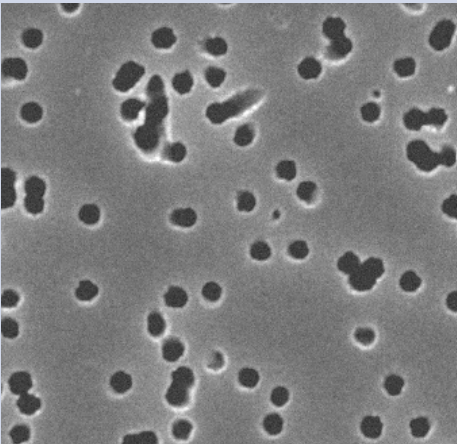
#> input picture DIP - assignments/Assignment 1/aaaa.png, 457 x 444 px, given in place of coffee.jpg, which was not available
$ jupyter execute 'DIP_PA1_[2686040].ipynb'   (shell and % lines are left out)   (older library calls are emulated)   (text cells are left out)
#> lines starting #> are read from the running program, lines starting #| are printed output that depends on the picture; pictures that were not available may be replaced by others from this repository, and a replacement may not be noted
[cell 1]
from __future__ import print_function, division   # Python 2/3 compatibility
from skimage import io, img_as_ubyte              # utilities to read and write images in various formats
import numpy as np                                # array manipulation package
import matplotlib.pylab as plt                    # plotting package
plt.rcParams['figure.figsize'] = (16, 16)         # set default figure size
plt.rcParams['image.cmap'] = 'gray'               # set default colormap to gray

[cell 2]
# read the test images
coffee = (io.imread('coffee.jpg', as_gray=True) )
#> coffee: shape (444, 457) float64; min 0.169, max 0.996, mean 0.491
coffee = img_as_ubyte(coffee)
pout = io.imread('pout.tif')
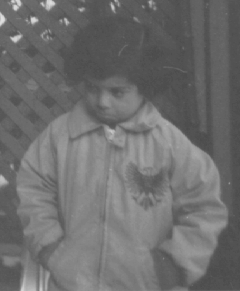
#> input picture DIP - assignments/Assignment 1/pout.tif, 240 x 291 px
#> pout is the input picture: shape (291, 240); min 74, max 224, mean 110.3

# display the images and their histograms in the same figure
fig, ax = plt.subplots(figsize=(16,16), nrows=2, ncols=2)
ax[0,0].imshow(coffee)
ax[0,0].axis('off')
ax[0,1].hist(coffee.ravel())

ax[1,0].imshow(pout)
ax[1,0].axis('off')
ax[1,1].hist(pout.ravel())

fig.tight_layout()
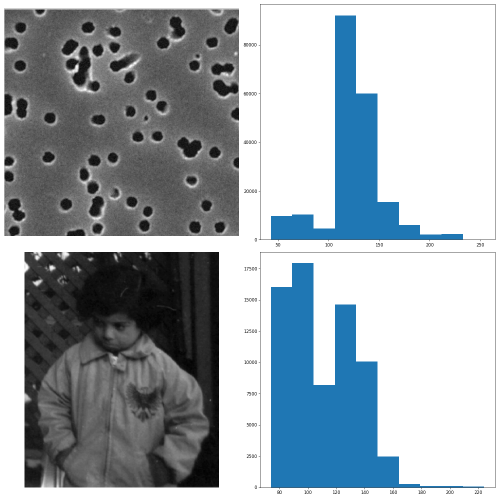
#> figure drawn by matplotlib, 4 panels; panel 2: tallest bar 92060 high, from x = 106.3 to 127.4; panel 4: tallest bar 17940 high, from x = 89 to 104

[cell 3]
from skimage import exposure
from skimage import img_as_ubyte

# perform histogram equalization and convert data type from 'float64' back to 'uint8' after histogram equalization
coffee1 = exposure.equalize_hist(coffee)
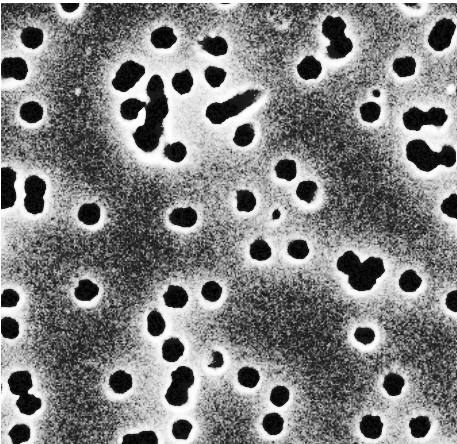
#> coffee1: shape (444, 457) float64; min 9.86e-06, max 1, mean 0.509
pout1 = exposure.equalize_hist(pout)
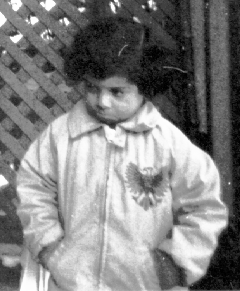
#> pout1: shape (291, 240) float64; min 2.86e-05, max 1, mean 0.511
coffeeh = img_as_ubyte(coffee1)
pouth = img_as_ubyte(pout1)

# display resulting images and their histograms in the same figure
fig, ax = plt.subplots(figsize=(16,16), nrows=2, ncols=2)
ax[0,0].imshow(coffeeh)
ax[0,0].axis('off')
ax[0,1].hist(coffeeh.ravel())

ax[1,0].imshow(pouth)
ax[1,0].axis('off')
ax[1,1].hist(pouth.ravel())

fig.tight_layout()
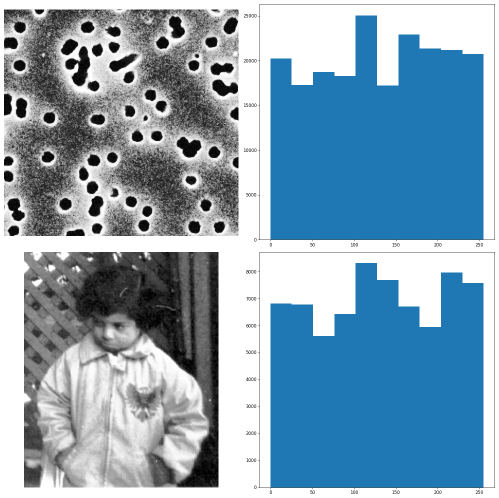
#> figure drawn by matplotlib, 4 panels; panel 2: tallest bar 25044 high, from x = 102 to 127.5; panel 4: tallest bar 8315 high, from x = 102 to 127.5

[cell 4]
# find the 1st and 99th percentiles of each image
c1, c2 = np.percentile(coffee, (1,99))
#> c1 = 58; c2 = 216
p1, p2 = np.percentile(pout,(1,99))
#> p1 = 78; p2 = 161
# rescale the intensities of both images to full 'uint8' range [0, 255] based on their 1st and 99th percentiles
coffees = exposure.rescale_intensity(coffee, in_range=(c1, c2)).astype(np.uint8)
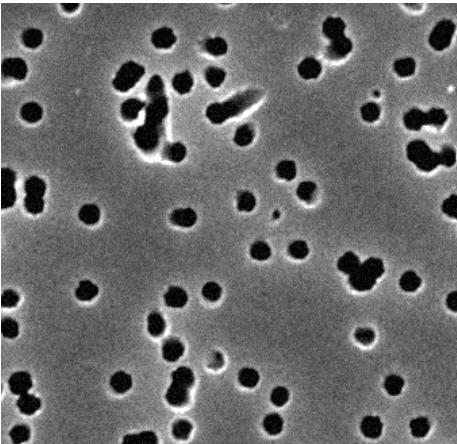
#> coffees: shape (444, 457); min 0, max 255, mean 107.8
pouts = exposure.rescale_intensity(pout, in_range=(p1, p2)).astype(np.uint8)
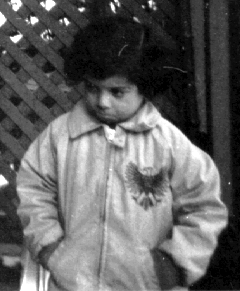
#> pouts: shape (291, 240); min 0, max 255, mean 98.2
# display resulting images and their histograms
fig, ax = plt.subplots(figsize=(16,16), nrows=2, ncols=2)
ax[0,0].imshow(coffees)
ax[0,0].axis('off')
ax[0,1].hist(coffees.ravel())

ax[1,0].imshow(pouts)
ax[1,0].axis('off')
ax[1,1].hist(pouts.ravel())

fig.tight_layout()
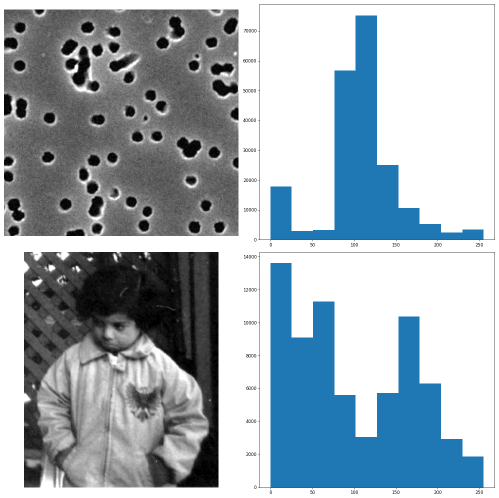
#> figure drawn by matplotlib, 4 panels; panel 2: tallest bar 75202 high, from x = 102 to 127.5; panel 4: tallest bar 13608 high, from x = 0 to 25.5

[cell 5]
# 6 subplots for 'coffee.jpg'
fig, ax = plt.subplots(figsize=(16,16), nrows=6, ncols=2)
ax[0,0].imshow(coffee)
ax[0,0].axis('off')
ax[0,1].hist(coffee.ravel())

ax[1,0].imshow(coffeeh)
ax[1,0].axis('off')
ax[1,1].hist(coffeeh.ravel())

ax[2,0].imshow(coffees)
ax[2,0].axis('off')
ax[2,1].hist(coffees.ravel())

# 6 subplots for 'pout.tif'

ax[3,0].imshow(pout)
ax[3,0].axis('off')
ax[3,1].hist(pout.ravel())

ax[4,0].imshow(pouth)
ax[4,0].axis('off')
ax[4,1].hist(pouth.ravel())

ax[5,0].imshow(pouts)
ax[5,0].axis('off')
ax[5,1].hist(pouts.ravel())

fig.tight_layout()
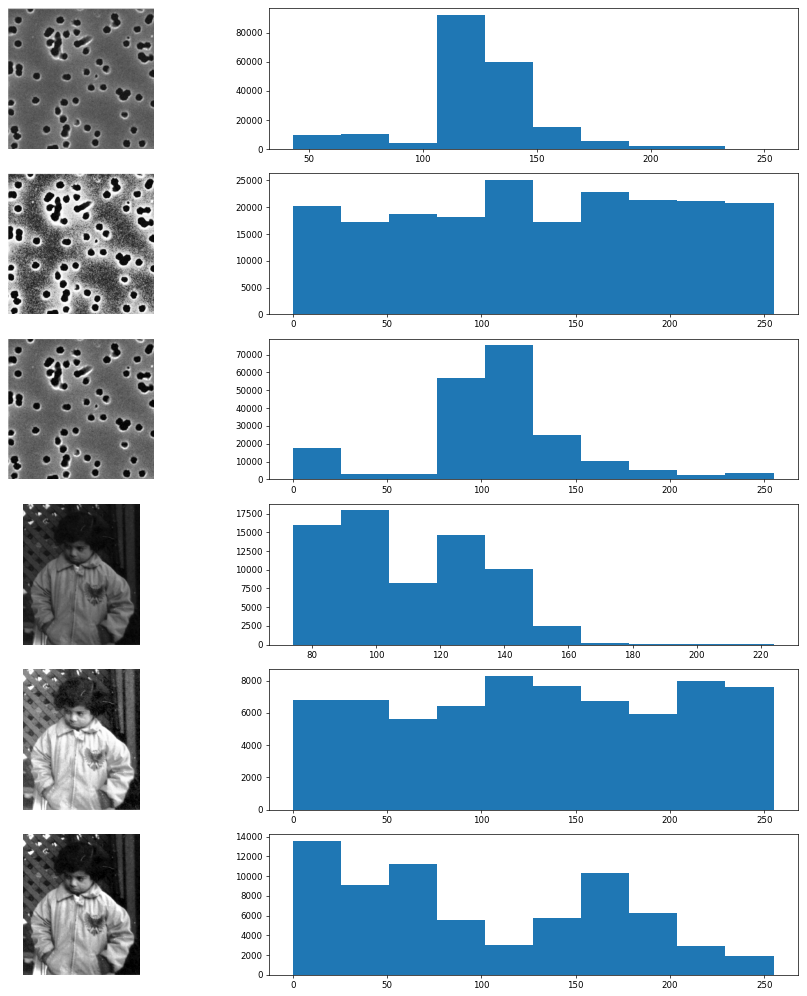
#> figure drawn by matplotlib, 12 panels; panel 2: tallest bar 92060 high, from x = 106.3 to 127.4; panel 4: tallest bar 25044 high, from x = 102 to 127.5; panel 6: tallest bar 75202 high, from x = 102 to 127.5; panel 8: tallest bar 17940 high, from x = 89 to 104

[cell 6]
# image sharpening example using 'ImageFilter' module from PILLOW with 'image.filter()' function
from PIL import ImageFilter, Image

moon = Image.open('moonunsharp.tif')
moon_sharp_example = moon.filter(ImageFilter.SHARPEN)

fig, ax = plt.subplots(1, 2)
ax[0].imshow(moon, vmin=0, vmax=255, cmap=plt.get_cmap('gray'))
ax[0].set_title('original')
ax[0].axis('off')
ax[1].imshow(moon_sharp_example, vmin=0, vmax=255, cmap=plt.get_cmap('gray'))
ax[1].set_title('sharpened')
ax[1].axis('off')
fig.tight_layout()

[cell 7]
# perform image sharpening using e.g. a Laplacian mask and convolution
from scipy import signal
from scipy import ndimage
#used laplacian mask instead of convolve 2d, link in the resources
#subtracted the ndimage from the original photo, link in the resources
moon_sharp = moon - ndimage.laplace(moon).astype(np.uint8)

[cell 8]
# plot original and sharpened moon images in the same figure
fig, ax = plt.subplots(1, 2)
ax[0].imshow(moon, vmin=0, vmax=255, cmap=plt.get_cmap('gray'))
ax[0].set_title('original')
ax[0].axis('off')
ax[1].imshow(moon_sharp, vmin=0, vmax=255, cmap=plt.get_cmap('gray'))
ax[1].set_title('sharpened')
ax[1].axis('off')
fig.tight_layout()
